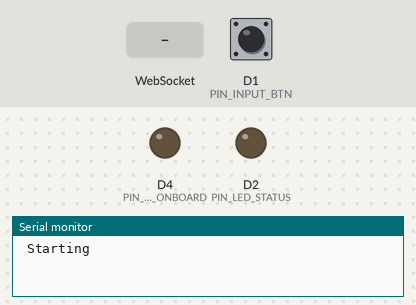
Recording of a sketch running on a simulated ESP8266 (NodeMCU). On the bench: output pins drawn as LEDs (lit = HIGH), the last lines printed to the serial monitor. Dashed ring = blinking. The inputs (shaded band) are chosen by the test bench; at power-on: D1 (PIN_INPUT_BTN) HIGH. WiFi joins after 1.5 s; servers stay silent unless stated; a WiFi scan finds three made-up networks; storage starts empty.

Above: at 0.1 s.
At 5.2 s:
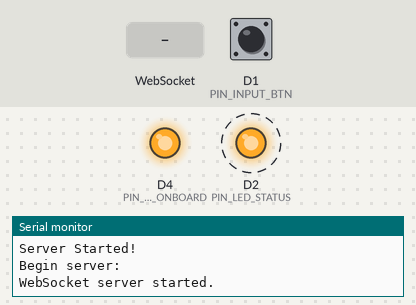
5.3 s: D1 (PIN_INPUT_BTN) pulled LOW for 3.2 s
At 8.46 s:
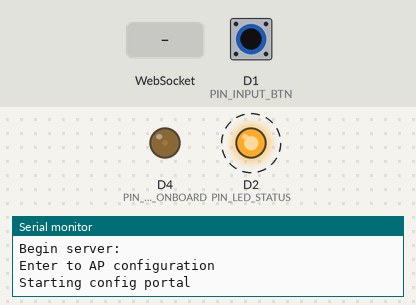
11.5 s: WebSocket text "Heartbeat" received
Timing chart, 0 to 20.5 s (numbered marks = the images above; inputs shaded):
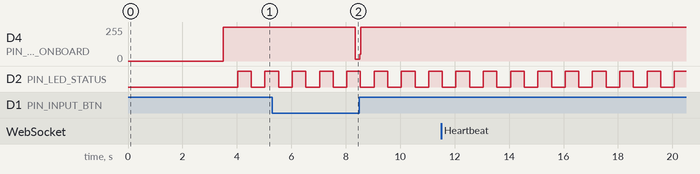

The sketch:

r1mini_espControl.ino
```cpp
#include <Arduino.h>
#include <ESP8266WebServer.h>
#include <ESP8266WiFi.h>
#include <ESP8266mDNS.h>
#include <DNSServer.h>
#include <WebSocketsServer.h>                   //https://github.com/Links2004/arduinoWebSockets
#include <ArduinoJson.h>      //https://arduinojson.org/?utm_source=meta&utm_medium=library.properties
#include "src/WiFiManager/WiFiManager.h"          //https://github.com/tzapu/WiFiManager
#include <ESP8266HTTPUpdateServer.h>
#include <SoftwareSerial.h>
#include <FS.h>         //Inlcude SPIFFS library

File                      fsUploadFile;    // a File object to temporarily store the received file
// SoftwareSerial ---------------------------------
SoftwareSerial            swSer;
const int                 SWSER_RX_PIN =          14; //D5 Pin
const int                 SWSER_TX_PIN =          12; //D6 Pin
// Hardware Configurations  ------------------------------------------------------------
const int                 PIN_LED_ONBOARD =       D4;//LED onboard ESP-12E module
const int                 PIN_LED_STATUS =        D2;//D2 connected to ESPIO4
#define LED_ONBOARD_ON    digitalWrite(PIN_LED_ONBOARD, LOW)
#define LED_ONBOARD_OFF   digitalWrite(PIN_LED_ONBOARD, HIGH)
#define LED_STATUS_ON     digitalWrite(PIN_LED_STATUS, LOW)
#define LED_STATUS_OFF    digitalWrite(PIN_LED_STATUS, HIGH)
bool                      ledState = false;
unsigned long             status_led_last_millis = 0;
// Input button Pins ------------------------------------------
const int                 PIN_INPUT_BTN = D1; //Input pin GPIO5
bool                      btn_state =             false;
unsigned long             btn_pressed_millis =    0;

//Set Wifi ssid and password -----------------------------------------------------------
IPAddress                 local_ip;       // Local IP address assigned by Router
bool                      is_local_ip_sent =      false;
bool                      is_AP_mode_set =        false;
WiFiManager               wm;
const char*               host =                  "r1mini";
//For parsing json format
DynamicJsonDocument       d_doc(1024);                  // For JSON 6.0 over
#define                   DOC_SIZE                256   // JSON Document size For JSON 5.0
StaticJsonDocument<DOC_SIZE> doc;
JsonObject                root = doc.to<JsonObject>();

// Set web server port number to 80
ESP8266WebServer          server(80);
WebSocketsServer          webSocket(81);    // create a websocket server on port 81


void webSocketEvent(uint8_t num, WStype_t type, uint8_t * payload, size_t lenght) { // When a WebSocket message is received
  switch (type) {
    case WStype_DISCONNECTED:             // if the websocket is disconnected
      Serial.printf("[%u] Disconnected!\n", num);
      Serial.println();
      break;
    case WStype_CONNECTED: {              // if a new websocket connection is established
        IPAddress ip = webSocket.remoteIP(num);
        Serial.printf("[%u] Connected from %d.%d.%d.%d url: %s\n", num, ip[0], ip[1], ip[2], ip[3], payload);
        Serial.println();
      }
    break;
    case WStype_TEXT: {                    // if new text data is received
      //Serial.printf("[%u] get Text: %s\r\n", num, payload);
      auto error = deserializeJson(d_doc, payload);
      if(error) {
        Serial.print(F("deserializeJson() failed with code "));
        Serial.println(error.c_str());
        return;
      }
      const char* event = d_doc["event_name"];
      if(!strcmp(event, "Heartbeat")) {
        int hb = d_doc["intVal"];
        //Serial.printf("Heart Beat:%d\r\n", hb);
      }
      else if(!strcmp(event, "CMD")) {
        String cmd = d_doc["cmd"];
        int data1 = d_doc["data1"];
        char bufCmd[cmd.length()+1];
        cmd.toCharArray(bufCmd, cmd.length()+1);
        Serial.printf("[%d]$C%s,%d\r\n",num, bufCmd, data1);
        swSer.printf("$C%s,%d\r\n",bufCmd, data1);
      }
   }
   break;
  }
}

//This function takes the parameters passed in the URL(the x and y coordinates of the joystick)
//and sets the motor speed based on those parameters.
void handleJSData(){
  int type = server.arg(0).toInt();
  if(type == 1) {
    int x = server.arg(1).toInt();
    int y = server.arg(2).toInt();
    int vL = (y - x) * 5;
    int vR = (y + x) * 5;
    Serial.printf("Speed: %d, %d\r\n", vL, vR);
    swSer.printf("$CDIFFV,%d,%d\r\n",vL,vR);
    //return an HTTP 200
    server.send(200, "text/plain", "");
  } else if(type == 2) {
    int r = server.arg(1).toInt() * 100/255;
    int g = server.arg(2).toInt() * 100/255;
    int b = server.arg(3).toInt() * 100/255;
    Serial.printf("RGB: %d, %d, %d\r\n", r, g, b);
    swSer.printf("$SCOLOR,%d,%d,%d\r\n", r, g, b);
  }
}
void start_server(void) {
  server.serveStatic("/", SPIFFS, "/joystick.html");
  server.serveStatic("/virtualjoystick.js", SPIFFS, "/app.js");
  server.serveStatic("/styles.css", SPIFFS, "/styles.css");
  //call handleJSData function when this URL is accessed by the js in the html file
  server.on("/jsData.html", handleJSData);
  Serial.println("Begin server:");
  server.begin();
  MDNS.begin(host);
  webSocket.begin();                          // start the websocket server
}

void run_AP_config(void) {
  Serial.println("Enter to AP configuration");
  server.stop();      //Stop server for Config portal to be working
  webSocket.close();  //Stop socket as well
  Serial.println("Starting config portal");
  wm.setConfigPortalTimeout(300); //If no access point name has been previously entered disable timeout.
  if (!wm.startConfigPortal("ESP8266_R1mini", "password"))
  {
    Serial.println("Not connected to WiFi but continuing anyway.");
  } else {
    //if you get here you have connected to the WiFi
    Serial.println("connected...yeey :)");
  }
  start_server();
  is_AP_mode_set = false;
  LED_ONBOARD_OFF;
}


void buttonHandler_loop(void) {
  if(!btn_state) {
    if(!digitalRead(PIN_INPUT_BTN)) {
      btn_pressed_millis = millis();
      btn_state = true;
    }
  } else {
    int btn_pressing_time = millis() - btn_pressed_millis;    //Check time delay after pressing button
    if(digitalRead(PIN_INPUT_BTN)) {    // Button is released
      //Serial.printf("BTN press time: %d\r\n", btn_pressing_time);
      btn_state = false;
    } else {    //While pressing the button
      if(btn_pressing_time > 3000) {    // Long pressing button detected
        //Put device into AP configuration mode
        LED_ONBOARD_ON;
        is_AP_mode_set = true;
        run_AP_config();
      }
    }
  }
}

void setup() {
  // put your setup code here, to run once:
  WiFi.mode(WIFI_STA); // explicitly set mode, esp defaults to STA+AP
  Serial.begin(115200);
  swSer.begin(115200, SWSERIAL_8N1, SWSER_RX_PIN, SWSER_TX_PIN, false, 256);
  // Initialize the output variables as outputs
  pinMode(PIN_LED_STATUS,   OUTPUT);
  pinMode(PIN_LED_ONBOARD,  OUTPUT);
  pinMode(PIN_INPUT_BTN,    INPUT);

  LED_ONBOARD_ON;
  Serial.println("\n Starting");
  int n = WiFi.scanNetworks();
  for(int i = 0; i < n; i++)
  {
    Serial.println(WiFi.SSID(i));
  }
  WiFi.printDiag(Serial); //Remove this line if you do not want to see WiFi password printed
  if (WiFi.SSID() == "") {
    run_AP_config();
  } else {
    Serial.print("Connect to AP");
    Serial.print(WiFi.SSID());
    Serial.print(" Pass:");
    Serial.println(WiFi.psk());
    WiFi.begin(WiFi.SSID(), WiFi.psk());
  }
  int connRes = WiFi.waitForConnectResult();
  Serial.print(" secs in setup() connection result is ");
  Serial.println(connRes);
  if (WiFi.status()!=WL_CONNECTED){
    Serial.println("failed to connect, finishing setup anyway");
  } else{
    Serial.print("local ip: ");
    Serial.println(WiFi.localIP());
    server.begin();
    Serial.println("Server Started!");
  }
  //Try to access files uploaded by SPIFFS library
  if (!SPIFFS.begin()) {
    Serial.println("An Error has occurred while mounting SPIFFS");
    return;
  }
  Dir dir = SPIFFS.openDir("/");
  while (dir.next()) {
    String fileName = dir.fileName();
    size_t fileSize = dir.fileSize();
    Serial.printf("FS File: %s, size: %s\n", fileName.c_str(), String(fileSize).c_str());
    Serial.println();
  }
  //set the static pages on SPIFFS for the html and js
  start_server();
  webSocket.onEvent(webSocketEvent);          // if there's an incomming websocket message, go to function 'webSocketEvent'
  Serial.println("WebSocket server started.");
  delay(500);
  LED_ONBOARD_OFF;
}

void loop() {
  // put your main code here, to run repeatedly:
  if( (millis() - status_led_last_millis) > 500) {
      ledState=!ledState;
      digitalWrite(PIN_LED_STATUS, ledState);
      status_led_last_millis = millis();
  }
  server.handleClient();
  webSocket.loop();
  buttonHandler_loop();
}
```

Measured:
- after the input at 5.3 s, D4 (PIN_LED_ONBOARD): 255/255 → 15/255 after 3.1 s, → 255/255 0.16 s later
- by itself, D2 (PIN_LED_STATUS): alternates HIGH for 0.50 s and LOW for 0.50 s
